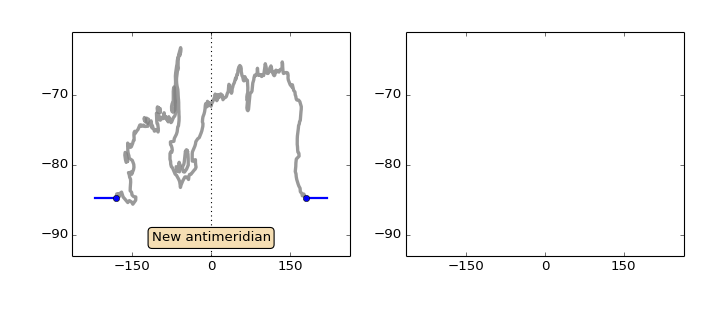

The Python source for this figure:
# import cartopy.crs as ccrs
import matplotlib.pyplot as plt
import shapely.geometry as sgeom


def continent(name):
    import cartopy.io.shapereader as shpreader

    shpfilename = shpreader.natural_earth(resolution='110m',
                                      category='cultural',
                                      name='admin_0_countries')
    reader = shpreader.Reader(shpfilename)
    countries = reader.records()
    shapes = []
    for country in countries:
        if country.attributes['continent'] == name:
            shapes.append(country.geometry)
    
    from shapely.ops import cascaded_union
    geom = cascaded_union(shapes)
    return geom


import cartopy.mpl.patch as cpatch

# LHS, RHS = ccrs.PlateCarree(), ccrs.Orthographic(0, -45)

geom = continent('Antarctica')

import matplotlib.path as mpath
path = mpath.Path.make_compound_path(*cpatch.geos_to_path(geom))
import matplotlib.patches as mpatches
fig = plt.figure(figsize=(9, 4))


import matplotlib.patheffects as path_effects
effect = [path_effects.withStroke(linewidth=5, foreground='black')]


# ax1.add_patch(mpatches.PathPatch(path, facecolor='gray',
#                                  alpha=0.8, edgecolor='black'))

import numpy as np

# print path.vertices.shape
# for vertex in path.vertices:
#     print vertex, np.abs(np.abs(vertex[0]) - 180) < 0.4
#     


# bad = np.logical_or(close_to(path.vertices[:, 0], 180.0, 0.4),
#                     close_to(path.vertices[:, 1], 90.0, 0.4))
# 
# # print np.sum(bad), path.vertices[:, 0].max()# == 180.0
# # bad = bad | np.close(path.vertices[:, 1], -90.0)
# # print bad
# print bad.shape
# codes = path.codes[~bad]
# codes[codes == mpath.Path.CLOSEPOLY] = mpath.Path.MOVETO
# verts = path.vertices[~bad, :]
# # print path.vertices[:, 0].min()
# # print np.sum(bad)
# path = mpath.Path(verts, codes, closed=False)





ax1 = plt.subplot(1, 2, 1)

from cartopy.transforms.pc_to_spherical import pc_to_spherical


def close_to(arr, val, eps):
    r = np.abs(val - arr)
    return r < eps
# 
# # exit()
# # print path.vertices

xs = path.vertices[:, 0] 
ys = path.vertices[:, 1]

# Sadly the coordinate values don't equate exactly to 180 -
# they *print* that way though,
# so they are seriously close!
xs[close_to(xs, 180, 0.1)] = 180
xs[close_to(xs, -180, 0.1)] = -180
ys[close_to(ys, -90, 0.1)] = -90

segments = []

for v0, code in path.iter_segments():
    if code == mpath.Path.MOVETO:
        segment = [v0]
        segments.append(segment)
    else:
        segment.append(v0)

rings = pc_to_spherical(segments)


joins = []
for ring in rings:
    # Remove the link backs for now.
    new_ring = []
    n = len(ring)
    for i in range(n):
        vert = ring[i]
        if vert is not Ellipsis:
            new_ring.append(vert)
        else:
            joins.append([ring[i - 1], ring[(i + 1) % n]])
    ring = np.array(new_ring)
    x, y = zip(*ring)
    ax1.plot(x, y, lw=3, color='gray', alpha=0.8)


from matplotlib.ticker import MaxNLocator

ax1.xaxis.set_major_locator(MaxNLocator(4))
ax1.yaxis.set_major_locator(MaxNLocator(4))

fig.subplots_adjust(left=0.1, right=0.95, bottom=0.2)


ax1.text(0, -89.5, 'New antimeridian', ha='center', va='top',
         bbox=dict(boxstyle='round', facecolor='wheat'))

for join in joins:
    p0, p1 = sorted(tuple(point) for point in join)
    ax1.plot([p0[0], p0[0] - 40], [p0[1], p0[1]], lw=2, color='blue')
    ax1.plot([p1[0], p1[0] + 40], [p1[1], p1[1]], lw=2, color='blue')
    ax1.plot([p0[0], p1[0]], [p0[1], p1[1]], 'ob')

ax1.axvline(0, ls=':', color='black')

ax1.margins(0.1)
ax1.autoscale_view(tight=True)
ax1.set_ylim(bottom=-93)


ax2 = plt.subplot(1, 2, 2, sharex=ax1, sharey=ax1)


rings

# plt.gcf().canvas._master.geometry('336x852+952+22')
plt.show()
